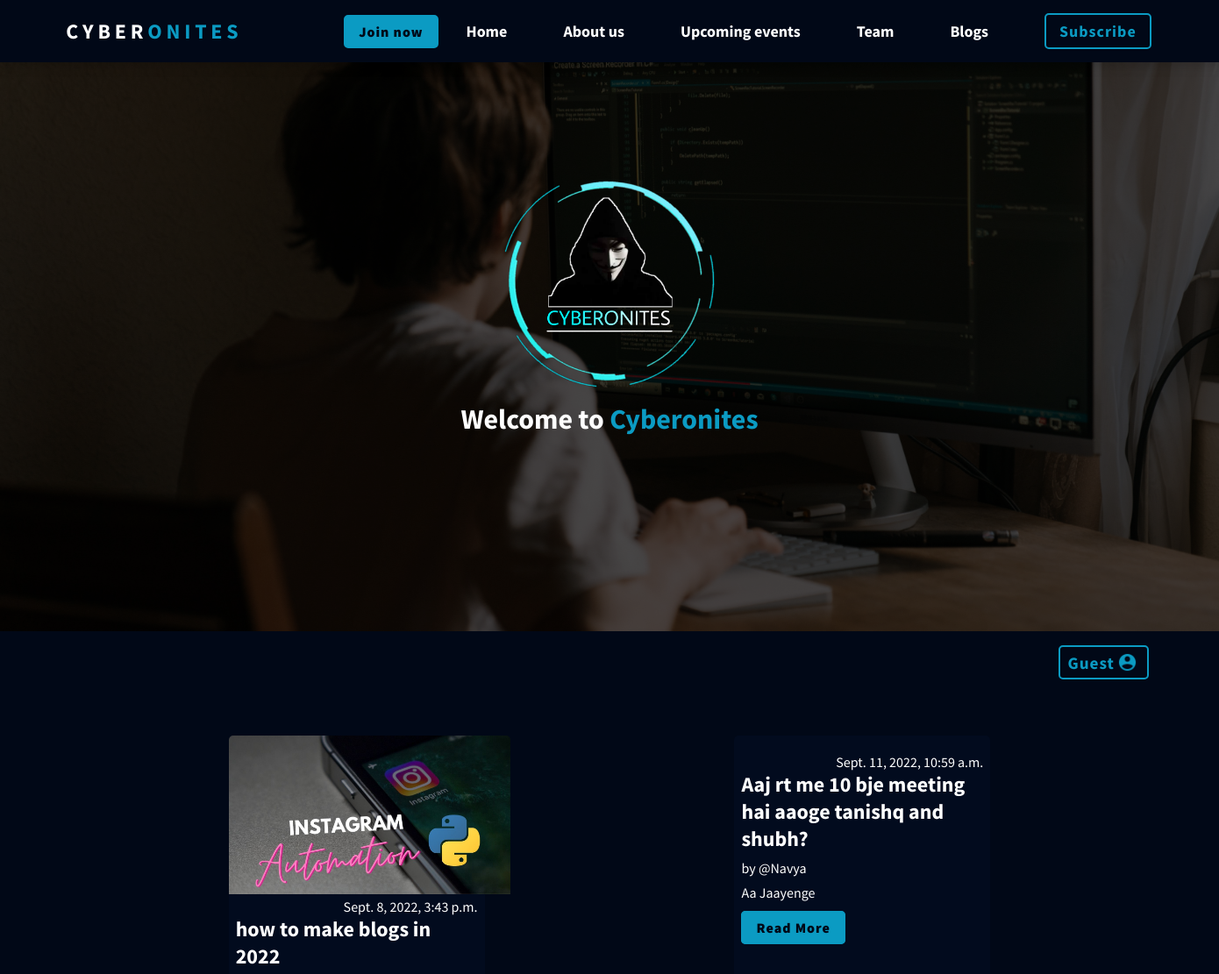
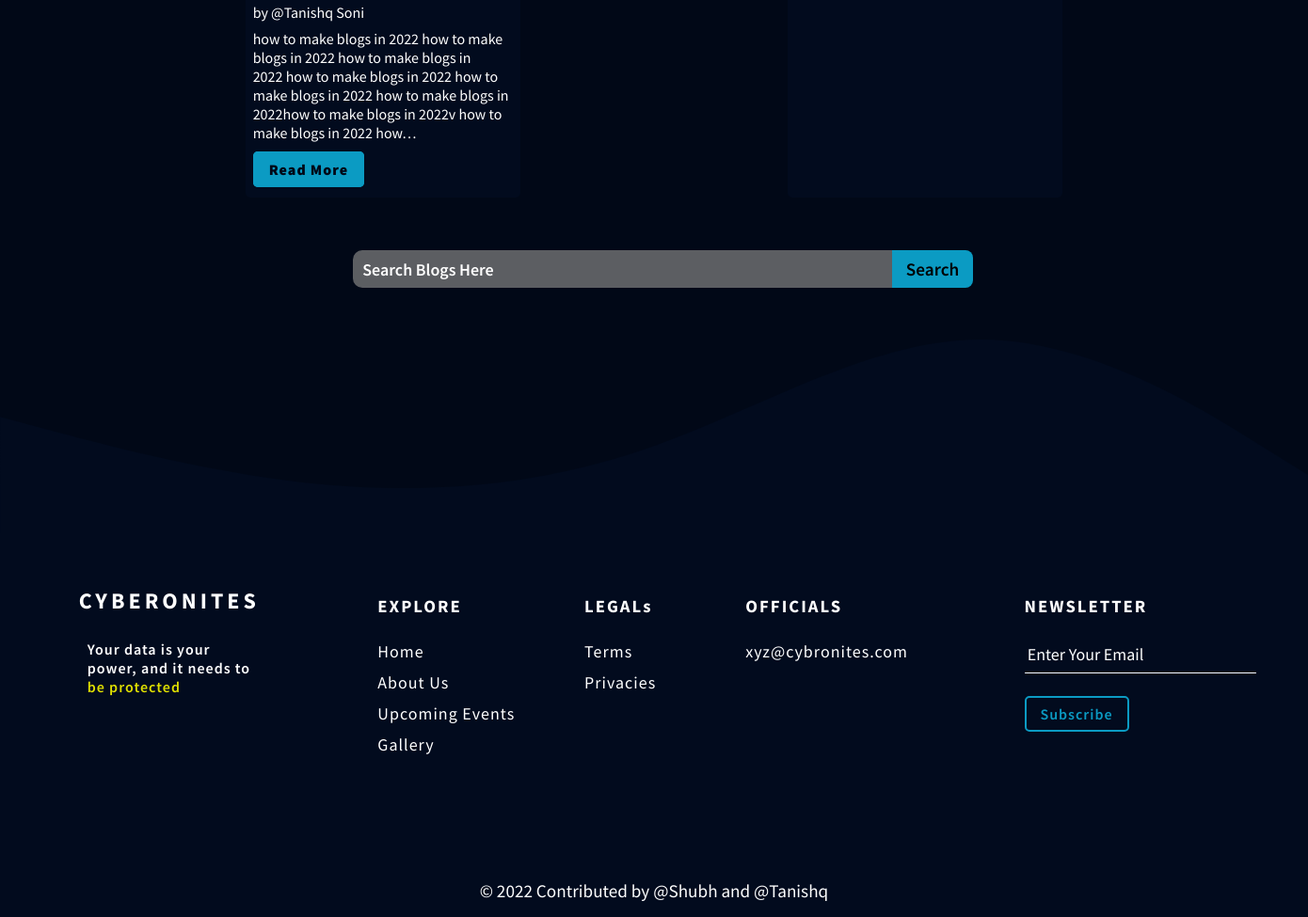
Screenshot of /blogs with the database file from the repository (2 pictures, top to bottom).
### cyberInBuilt/models.py (models this page shows, shortened)
class Post(models.Model):
    sno = models.AutoField(primary_key=True)
    title = models.CharField(max_length=260)
    content = RichTextField(blank=True,null=True)
    author = models.CharField(max_length=13)
    timestamp = models.DateTimeField(blank=True , default=now)
    slug = models.CharField(max_length=120)
    image = models.ImageField(default="default")

### cyberInBuilt/views.py (the view)
# urls.py: path("blogs" , views.blogs, name="blogs"),
def blogs(request):
    posts = Post.objects.all()
    params ={"posts":posts}
    return render(request, 'blogs.html',params)

### cyberInBuilt/templates/blogs.html (shortened to what this page needs)
{% extends "basic.html" %}
{% load static %}
{% block body %}
<section class="aboveblog">
    <div class="bg">
        <div class="searchblogs">
            <img src="{% static 'plugins/logo.png' %}" alt="">
            <h1>Welcome to <span style="color: var(--color);">Cyberonites</span></h1>
            <div class="search">
                <form action="/search" method="get">
                    <input type="text" name="query" id="query" placeholder="Search Blogs Here" required>
                    <input type="submit" value="Search">
                </form>
            </div>
        </div>
    </div>
</section>
{% if user.is_authenticated %}
<div class="userinfo">
    <button class="holobtn holopos pad">{{request.user}}<img src="{% static 'plugins/admin.png' %}" alt=""></button>
    <a href="/addblogs" class="holobtn pad" style="text-decoration: none;">Add Blogs</a>
    <a href="/handlelogout" class="btn pad" style="text-decoration: none;">Logout</a>
</div>
{% else %}
<div class="userinfo">
    <button class="holobtn holopos">Guest<img src="{% static 'plugins/admin.png' %}" alt=""></button>
</div>
{% endif %}
<section class="blogs">
    {% if posts|length > 0 %}
    {% for post in  posts %}
    <div class="blogcontainer">
        <div class="blogimg">
            <img src="/media/{{ post.image }}" alt="">
        </div>
        <div class="blogcontent">
            <div class="blogtitle">
                <p>{{post.timestamp}}</p>
                <h2 class="title">{{post.title}}</h2>
                <p class="blogwriter">by @{{post.author}}</p>
            </div>
            <div class="blogdescp">
                {{post.content|safe|truncatechars:250}}
            </div>
            <div class="readMore">
                <a href="/blogs/{{post.slug}}" class="btn">Read More</a>
            </div>
        </div>
    </div>
    {% endfor %}
    {% else %}
<div class="nopost" style="margin: 0 auto; color:var(--color)">
  <h2><b style="font-size: xxx-large;">No posts!</b></h2>
</div>
  {% endif %}
</section>
{% endblock %}

### rows the page displays
Post: image (picture), timestamp "Sept. 8, 2022, 3:43 p.m.", title "how to make blogs in 2022", author "Tanishq Soni", content "how to make blogs in 2022 how to make blogs in 2022 how to make blogs in 2022 how to make blogs in 2022 how to make blogs in 2022 how to make blogs in 2022how to make blogs in 2022v how to make blogs in 2022 how…"
Post: timestamp "Sept. 11, 2022, 10:59 a.m.", title "Aaj rt me 10 bje meeting hai aaoge tanishq and shubh?", author "Navya", content "Aa Jaayenge"
